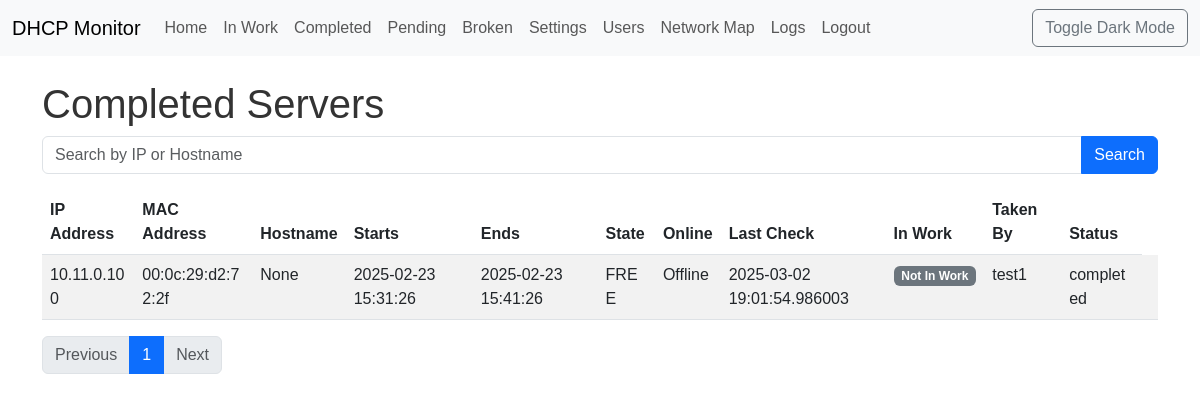
The page /completed (signed in) on the database its author committed.
### app/models.py (models this page shows, shortened)
class Lease(db.Model):
    __tablename__ = 'leases'
    id = db.Column(db.Integer, primary_key=True)
    ip = db.Column(db.String(15), unique=True, index=True, nullable=False)
    mac = db.Column(db.String(17), index=True, nullable=False)
    hostname = db.Column(db.String(255), index=True)
    starts = db.Column(db.DateTime)
    ends = db.Column(db.DateTime)
    binding_state = db.Column(db.String(64), index=True, nullable=False)
    uid = db.Column(db.String(255))
    is_online = db.Column(db.Boolean, default=False)
    last_check = db.Column(db.DateTime)
    in_work = db.Column(db.Boolean, default=False)
    taken_by_id = db.Column(db.Integer, db.ForeignKey('users.id'), index=True)
    status = db.Column(
        db.Enum(LeaseStatus),
        nullable=False,
        server_default=LeaseStatus.ACTIVE
    )
    server_id = db.Column(db.Integer, db.ForeignKey('servers.id'))
    status_history = db.relationship(
        'LeaseStatusHistory',
        backref='lease_obj',
        lazy='dynamic',
        order_by='desc(LeaseStatusHistory.timestamp)',
        overlaps="status_history,lease_obj"  #  <--  ДОБАВИТЬ overlaps
    )

class User(UserMixin, db.Model):
    __tablename__ = 'users'
    id = db.Column(db.Integer, primary_key=True)
    username = db.Column(db.String(64), unique=True, index=True, nullable=False)
    password_hash = db.Column(db.String(128), nullable=False)
    role = db.Column(db.String(64), nullable=False, default='tester')  # 'admin', 'tester'
    first_name = db.Column(db.String(64))
    last_name = db.Column(db.String(64))
    last_seen = db.Column(db.DateTime, default=datetime.utcnow)
    leases = db.relationship('Lease', backref='taken_user', lazy='dynamic', foreign_keys='Lease.taken_by_id')
    groups = db.relationship('Group', secondary=user_groups, lazy='subquery',
                            backref=db.backref('users', lazy=True)) # Связь с группами
    journal_entries = db.relationship('Journal', back_populates='user', lazy='dynamic')

### app/views.py (the view)
@main.route('/completed')
@login_required
def completed():
    search_query = request.args.get('q', '')
    page = request.args.get('page', 1, type=int)
    per_page = 10
    if search_query:
        leases = Lease.query.filter(
            Lease.status == LeaseStatus.COMPLETED,
            or_(Lease.ip.contains(search_query), Lease.hostname.contains(search_query))
        ).order_by(Lease.ip).paginate(page=page, per_page=per_page, error_out=False)
    else:
        leases = Lease.query.filter(Lease.status == LeaseStatus.COMPLETED).order_by(Lease.ip).paginate(page=page, per_page=per_page, error_out=False)
    return render_template('completed.html', leases=leases, search_query=search_query)

### app/models.py (called while the page is built)
@login_manager.user_loader
def load_user(user_id):
    return User.query.get(int(user_id))

### app/templates/completed.html (shortened to what this page needs)
{% extends "base.html" %}
{% block content %}
    <h1>Completed Servers</h1>
    <form action="{{ url_for('main.completed') }}" method="GET">
        <div class="input-group mb-3">
            <input type="text" class="form-control" placeholder="Search by IP or Hostname" name="q" value="{{ search_query }}">
            <button class="btn btn-primary" type="submit">Search</button>
        </div>
    </form>
    <table class="table table-striped">
        <thead>
            <tr>
                <th>IP Address</th>
                <th>MAC Address</th>
                <th>Hostname</th>
                <th>Starts</th>
                <th>Ends</th>
                <th>State</th>
                <th>Online</th>
                <th>Last Check</th>
                <th>In Work</th>
                <th>Taken By</th>
                <th>Status</th>
            </tr>
        </thead>
        <tbody>
            {% for lease in leases.items %}
                <tr>
                    <td>{{ lease.ip }}</td>
                    <td>{{ lease.mac }}</td>
                    <td>{{ lease.hostname|d('N/A') }}</td>
                    <td>{{ lease.starts|d('N/A') }}</td>
                    <td>{{ lease.ends|d('N/A') }}</td>
                    <td>{{ lease.binding_state }}</td>
                    <td>{{ "Online" if lease.is_online else "Offline" }}</td>
                    <td>{{ lease.last_check|d('N/A') }}</td>
                    <td>
                        {% if lease.in_work %}
                            <span class="badge bg-warning">In Work</span>
                        {% else %}
                            <span class="badge bg-secondary">Not In Work</span>
                        {% endif %}
                    </td>
                    <td>{{ lease.taken_user.username if lease.taken_user else '' }}</td>
                    <td>{{ lease.status.value }}</td>
                    <td>
                    </td>
                </tr>
            {% endfor %}
        </tbody>
    </table>
     <nav>
        <ul class="pagination">
            {% if leases.has_prev %}
                <li class="page-item"><a class="page-link" href="{{ url_for('main.completed', page=leases.prev_num, q=search_query) }}">Previous</a></li>
            {% else %}
                <li class="page-item disabled"><a class="page-link" href="#">Previous</a></li>
            {% endif %}
            {% for page_num in leases.iter_pages() %}
                {% if page_num %}
                    {% if page_num == leases.page %}
                        <li class="page-item active"><a class="page-link" href="#">{{ page_num }}</a></li>
                    {% else %}
                        <li class="page-item"><a class="page-link" href="{{ url_for('main.completed', page=page_num, q=search_query) }}">{{ page_num }}</a></li>
                    {% endif %}
                {% else %}
                    <li class="page-item disabled"><a class="page-link" href="#">...</a></li>
                {% endif %}
            {% endfor %}
            {% if leases.has_next %}
               <li class="page-item"><a class="page-link" href="{{ url_for('main.completed', page=leases.next_num, q=search_query) }}">Next</a></li>
            {% else %}
                <li class="page-item disabled"><a class="page-link" href="#">Next</a></li>
            {% endif %}
        </ul>
    </nav>
{% endblock %}

### app/static/css/style.css (style rules this page uses)
body { font-family: sans-serif; transition: background-color 0.3s, color 0.3s; }
body { background-color: #fff; color: #333; }
.table-striped > tbody > tr:nth-of-type(odd) > * { --bs-table-accent-bg: var(--bs-table-striped-bg); }
table.table td { word-break: break-word; }

### rows shown on the page
Lease: ip "10.11.0.100", mac "00:0c:29:d2:72:2f", hostname|d "None", starts|d "2025-02-23 15:31:26", ends|d "2025-02-23 15:41:26", binding_state "FREE", is_online "Offline", last_check|d "2025-03-02 19:01:54.986003", in_work "Not In Work", taken_user "test1", status.value "completed"

### other values the page prints
{{ page_num }} "1"
